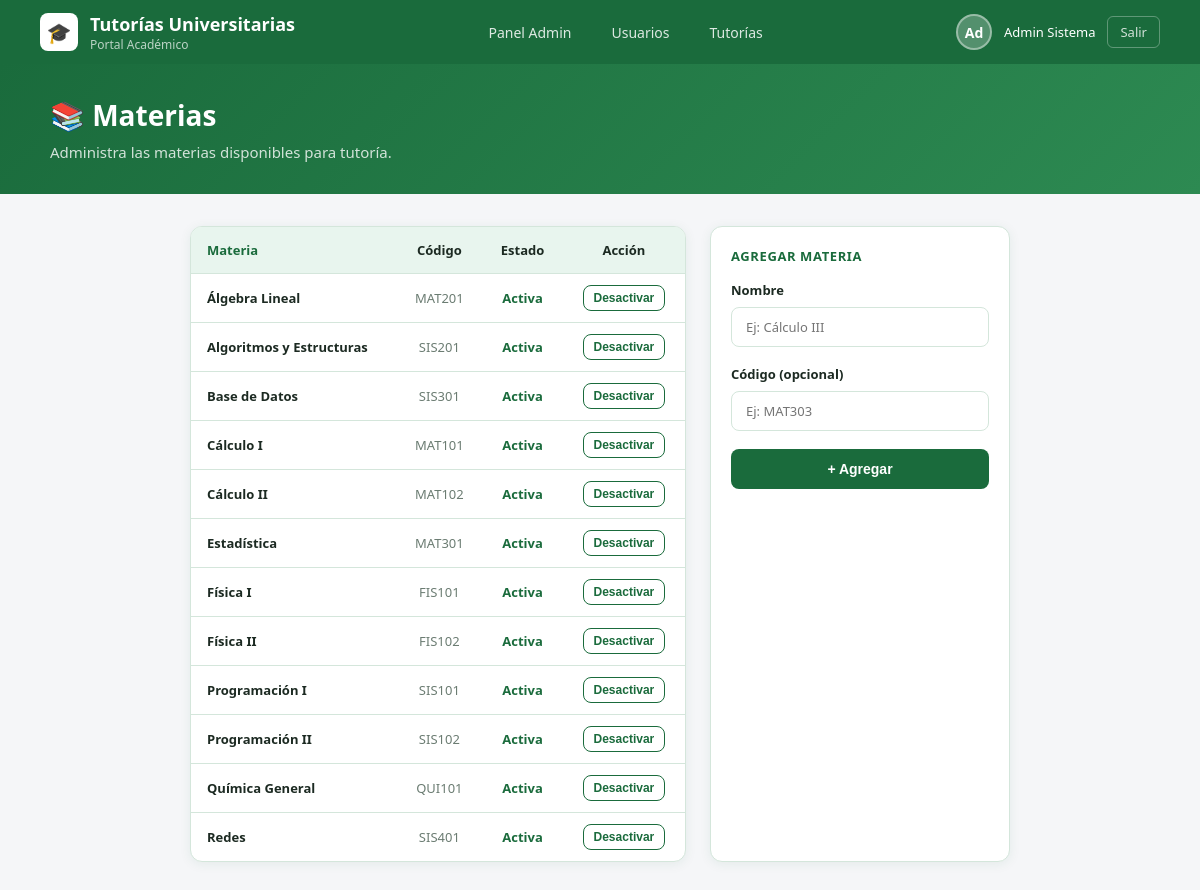
Page /admin/materias.php (signed in) on the committed database.
### tables this page shows
CREATE TABLE materias (
    id INT AUTO_INCREMENT PRIMARY KEY,
    nombre VARCHAR(150) NOT NULL,
    codigo VARCHAR(20),
    descripcion TEXT,
    activa TINYINT(1) DEFAULT 1
);

### includes/sesion.php (called while the page is built, shortened)
<?php
function estaLogueado() {
    return isset($_SESSION['usuario_id']);
}
function usuarioActual() {
    return [
        'id'     => $_SESSION['usuario_id'] ?? null,
        'nombre' => $_SESSION['nombre'] ?? '',
        'rol'    => $_SESSION['rol'] ?? '',
        'correo' => $_SESSION['correo'] ?? '',
    ];
}
?>

### admin/materias.php (the view, shortened to what this page needs)
<?php
require_once '../includes/sesion.php';
$conn=conectar();
$materias=$conn->query("SELECT * FROM materias ORDER BY nombre")->fetch_all(MYSQLI_ASSOC);
$base='../';
include '../includes/header.php';
?>
<div class="hero" style="padding:32px 40px;"><div class="hero-inner"><div><h1>📚 Materias</h1><p>Administra las materias disponibles para tutoría.</p></div></div></div>
<div style="max-width:900px;margin:32px auto;padding:0 40px;display:grid;grid-template-columns:1fr 300px;gap:24px;">
  <div class="card" style="padding:0;overflow:hidden;">
    <table style="width:100%;border-collapse:collapse;font-size:13px;">
      <thead><tr style="background:var(--green-pale);"><th style="padding:14px 16px;text-align:left;color:var(--green);">Materia</th><th style="padding:14px 16px;">Código</th><th style="padding:14px 16px;">Estado</th><th style="padding:14px 16px;">Acción</th></tr></thead>
      <tbody>
        <?php foreach($materias as $m): ?>
        <tr style="border-top:1px solid var(--border);">
          <td style="padding:11px 16px;font-weight:600;"><?=htmlspecialchars($m['nombre'])?></td>
          <td style="padding:11px 16px;text-align:center;color:var(--text-muted);"><?=htmlspecialchars($m['codigo']??'')?></td>
          <td style="padding:11px 16px;text-align:center;"><span style="color:<?=$m['activa']?'var(--green)':'#c0392b'?>;font-weight:600;"><?=$m['activa']?'Activa':'Inactiva'?></span></td>
          <td style="padding:11px 16px;text-align:center;">
            <form method="POST"><input type="hidden" name="accion" value="toggle"/><input type="hidden" name="mid" value="<?=$m['id']?>"/>
            <button type="submit" class="btn-outline" style="padding:5px 10px;font-size:12px;"><?=$m['activa']?'Desactivar':'Activar'?></button></form>
          </td>
        </tr>
        <?php endforeach;?>
      </tbody>
    </table>
  </div>
  <div class="card">
    <div class="card-title">Agregar materia</div>
    <form method="POST">
      <div class="form-group"><label class="form-label">Nombre</label><input type="text" name="nombre" class="form-control" required placeholder="Ej: Cálculo III"/></div>
      <div class="form-group"><label class="form-label">Código (opcional)</label><input type="text" name="codigo" class="form-control" placeholder="Ej: MAT303"/></div>
      <button type="submit" class="btn-confirm" style="width:100%;">+ Agregar</button>
    </form>
  </div>
</div>
</body></html>

### includes/header.php (shortened to what this page needs)
<?php
require_once __DIR__ . '/sesion.php';
$u = usuarioActual();
?>
<!DOCTYPE html>
<html lang="es">
<head>
  <link rel="stylesheet" href="<?= $base ?? '' ?>css/estilos.css"/>
</head>
<body>
<nav>
  <div class="nav-logo">
    <div class="nav-logo-icon">🎓</div>
    <div>
      <div class="nav-logo-text">Tutorías Universitarias</div>
      <div class="nav-logo-sub">Portal Académico</div>
    </div>
  </div>
  <div class="nav-links">
    <?php if ($u['rol'] === 'estudiante'): ?>
      <a href="<?= $base ?? '' ?>index.php">Inicio</a>
      <a href="<?= $base ?? '' ?>mis-tutorias.php">Mis Tutorías</a>
    <?php elseif ($u['rol'] === 'tutor'): ?>
      <a href="<?= $base ?? '' ?>tutor/panel.php">Mi Panel</a>
      <a href="<?= $base ?? '' ?>tutor/citas.php">Mis Citas</a>
    <?php elseif ($u['rol'] === 'admin'): ?>
      <a href="<?= $base ?? '' ?>admin/panel.php">Panel Admin</a>
      <a href="<?= $base ?? '' ?>admin/usuarios.php">Usuarios</a>
      <a href="<?= $base ?? '' ?>admin/tutorias.php">Tutorías</a>
    <?php endif; ?>
  </div>
  <div class="nav-right">
    <?php if (estaLogueado()): ?>
      <div class="avatar"><?= htmlspecialchars(substr($u['nombre'],0,2)) ?></div>
      <span class="nav-user-name"><?= htmlspecialchars($u['nombre']) ?></span>
      <a href="<?= $base ?? '' ?>logout.php" class="btn-logout">Salir</a>
    <?php else: ?>
      <a href="<?= $base ?? '' ?>login.php" class="btn-logout">Ingresar</a>
    <?php endif; ?>
  </div>
</nav>

### css/estilos.css (style rules this page uses)
:root { --green:#1a6b3c; --green-light:#2d8a52; --green-pale:#e8f5ee; --green-mid:#c2e0ce; --gray:#f5f6f8; --text:#1c2a22; --text-muted:#6b7c72; --border:#d4e6db; --shadow:0 2px 12px rgba(26,107,60,0.08); }
* { margin:0; padding:0; box-sizing:border-box; }
body { font-family:'Segoe UI',system-ui,sans-serif; background:var(--gray); color:var(--text); }
nav { background:var(--green); padding:0 40px; display:flex; align-items:center; justify-content:space-between; height:64px; box-shadow:0 2px 8px rgba(0,0,0,0.15); }
.nav-logo { display:flex; align-items:center; gap:12px; }
.nav-logo-icon { width:38px; height:38px; background:white; border-radius:8px; display:flex; align-items:center; justify-content:center; font-size:20px; }
.nav-logo-text { color:white; font-size:18px; font-weight:700; }
.nav-logo-sub { color:rgba(255,255,255,0.7); font-size:12px; }
.nav-links { display:flex; gap:8px; }
.nav-links a { color:rgba(255,255,255,0.85); text-decoration:none; font-size:14px; padding:8px 16px; border-radius:6px; transition:background .2s; }
.nav-right { display:flex; align-items:center; gap:12px; }
.avatar { width:36px; height:36px; border-radius:50%; background:rgba(255,255,255,0.25); display:flex; align-items:center; justify-content:center; color:white; font-weight:600; font-size:14px; border:2px solid rgba(255,255,255,0.4); }
.nav-user-name { color:white; font-size:13px; }
.btn-logout { color:rgba(255,255,255,0.8); font-size:13px; text-decoration:none; padding:6px 12px; border:1px solid rgba(255,255,255,0.3); border-radius:6px; }
.hero { background:linear-gradient(135deg,var(--green) 0%,var(--green-light) 100%); padding:48px 40px 40px; color:white; }
.hero-inner { max-width:1100px; margin:0 auto; display:flex; justify-content:space-between; align-items:flex-end; }
.hero h1 { font-size:28px; font-weight:700; margin-bottom:8px; }
.hero p { color:rgba(255,255,255,0.8); font-size:15px; }
.card { background:white; border-radius:12px; padding:20px; border:1px solid var(--border); box-shadow:var(--shadow); }
.card-title { font-size:13px; font-weight:700; text-transform:uppercase; letter-spacing:.6px; color:var(--green); margin-bottom:16px; }
.btn-outline { flex:1; padding:9px; border:1px solid var(--green); color:var(--green); background:white; border-radius:8px; font-size:12px; font-weight:600; cursor:pointer; }
.btn-confirm { flex:2; padding:12px; background:var(--green); color:white; border:none; border-radius:8px; font-size:14px; font-weight:600; cursor:pointer; text-decoration:none; display:inline-block; text-align:center; }
.form-group { margin-bottom:18px; }
.form-label { font-size:13px; font-weight:600; margin-bottom:8px; display:block; color:var(--text); }
.form-control { width:100%; padding:10px 14px; border:1px solid var(--border); border-radius:8px; font-size:13px; outline:none; background:white; font-family:inherit; }

### rows in the picture
materias: nombre "Álgebra Lineal", codigo "MAT201", activa "Activa"
materias: nombre "Algoritmos y Estructuras", codigo "SIS201", activa "Activa"
materias: nombre "Base de Datos", codigo "SIS301", activa "Activa"
materias: nombre "Cálculo I", codigo "MAT101", activa "Activa"
materias: nombre "Cálculo II", codigo "MAT102", activa "Activa"
materias: nombre "Estadística", codigo "MAT301", activa "Activa"
materias: nombre "Física I", codigo "FIS101", activa "Activa"
materias: nombre "Física II", codigo "FIS102", activa "Activa"
materias: nombre "Programación I", codigo "SIS101", activa "Activa"
materias: nombre "Programación II", codigo "SIS102", activa "Activa"
materias: nombre "Química General", codigo "QUI101", activa "Activa"
materias: nombre "Redes", codigo "SIS401", activa "Activa"

### other values in the picture
substr($u['nombre'],0,2) "Ad"
$u['nombre'] "Admin Sistema"
